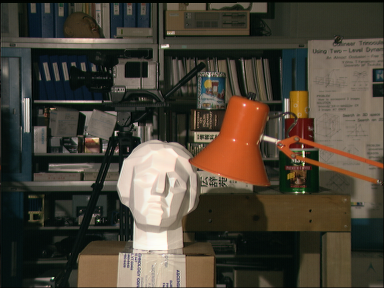
#> input picture tsukuba/left.png, 384 x 288 px
$ jupyter execute image_depth_project.ipynb
#> lines starting #> are read from the running program, lines starting #| are printed output that depends on the picture
# Image Depth Project

[cell 1]
import cv2
import numpy as np

## 1. Pixel wise matching

[cell 2]
def distance(x, y, distance_type):
    if distance_type == "l1":
        return abs(x - y)
    elif distance_type == "l2":
        return (x - y)**2

def pixel_wise_matching(left_img, right_img, disparity_range, distance_type, save_result = True):
    # Read left, right images then convert to grayscale
#> called with left_img = 'tsukuba/left.png', right_img = 'tsukuba/right.png', disparity_range = 16, distance_type = 'l1', save_result = True
    left = cv2.imread(left_img, 0)
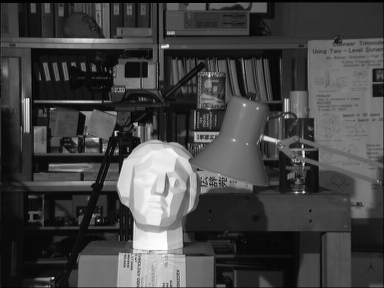
#> left: shape (288, 384); min 0, max 253, mean 67.8
    right = cv2.imread(right_img, 0)
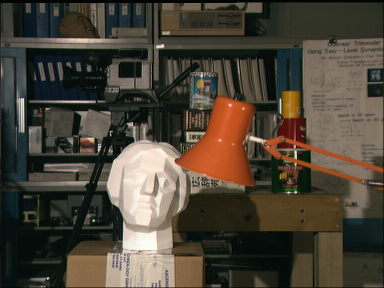
#> input picture tsukuba/right.png, 384 x 288 px
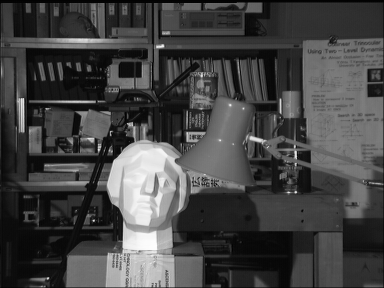
#> right: shape (288, 384); min 0, max 253, mean 68.2

    left = left.astype(np.float32)
    right = right.astype(np.float32)

    height, width = left.shape
#> height = 288; width = 384

    # Create blank disparity map
    depth = np.zeros((height, width), np.uint8)
    scale = 16
    max_value = 255

    for y in range(height):
        for x in range(width):
            # Find j where cost has minimum value in horizontal
            disparity = 0
            cost_min = max_value

            for j in range(disparity_range):
                cost = max_value if (x - j) < 0 else distance(int(left[y, x]), int(right[y, x - j]), distance_type)

                if cost < cost_min :
                    cost_min = cost
                    disparity = j

            # Multiply by a scale factor for visualization purpose
            depth[y, x] = disparity * scale
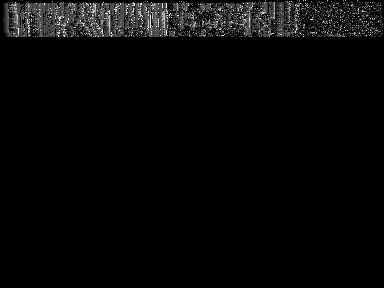
#> depth: shape (288, 384); min 0, max 240, mean 7.5

    if save_result == True :
        print("Saving result...")
        # Save results
        cv2.imwrite (f"pixel_wise_{distance_type}.png", depth)
        cv2.imwrite (f"pixel_wise_{distance_type}_color.png", cv2.applyColorMap(depth, cv2.COLORMAP_JET))

    print("Done.")

    return depth
